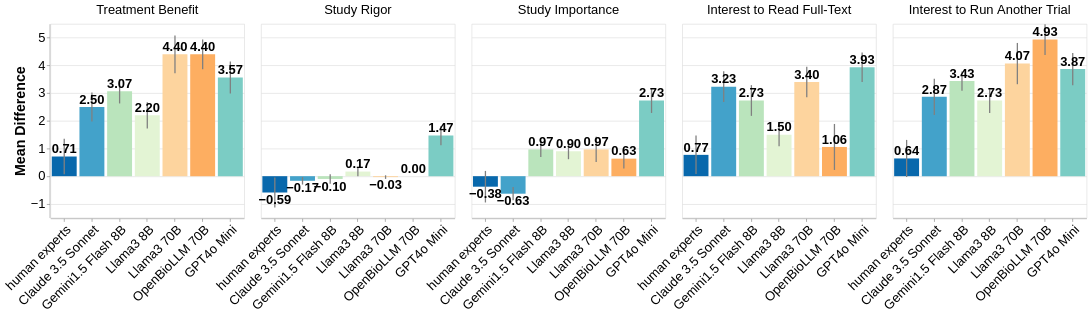

The notebook cell saved with this chart:
### Code cell
# Create a mapping for custom facet titles
facet_title_mapping = {
    'benefit': 'Treatment Benefit',
    'rigor': 'Study Rigor',
    'importance': 'Study Importance',
    'full_text': 'Interest to Read Full-Text',
    'another_trial': 'Interest to Run Another Trial'
}

# Define the desired order for the facets
facet_order = ['Treatment Benefit', 'Study Rigor', 'Study Importance', 'Interest to Read Full-Text', 'Interest to Run Another Trial']

color_mapping = {
    'human experts': '#0868ac', 
    'Claude 3.5 Sonnet': '#43a2ca',  
    'GPT4o Mini': '#7bccc4',  
    'Gemini1.5 Flash 8B': '#bae4bc',  
    'Llama3 8B': '#E3F4D4',  
    'Llama3 70B': '#fdd49e',  
    'OpenBioLLM 70B': '#fdae61'
}

method_order = ['human experts', 'Claude 3.5 Sonnet', 'GPT-4o Mini', 'Gemini1.5 Flash 8B', 'Llama3 8B', 'Llama3 70B', 'OpenBioLLM 70B']

# Apply the mapping as a calculated field
chart_data = df_for_chart.copy()
chart_data['metric'] = chart_data['metric'].map(facet_title_mapping)

# Configure global font sizes
chart_config = {
    "axis": {"labelFontSize": 20, "titleFontSize": 22},  # Axis labels and titles
    "header": {"labelFontSize": 20, "titleFontSize": 22},  # Facet headers
    "legend": {"labelFontSize": 18, "titleFontSize": 20},  # Legend labels and titles
    "text": {"fontSize": 20},  # Text mark size
}

# Bar chart
bars = alt.Chart(chart_data).mark_bar().encode(
    x=alt.X('method:N', title=None, axis=alt.Axis(labelAngle=-45), sort=method_order),
    y=alt.Y('mean_diff:Q', title='Mean Difference'),
    color=alt.Color('method:N', title='Method', legend=None, scale=alt.Scale(domain=list(color_mapping.keys()), range=list(color_mapping.values())))
).properties(
    width=300,  # Set the width to 300 pixels
    height=300  # Set the height to 300 pixels
)

# Error bars
error_bars = alt.Chart(chart_data).mark_errorbar().encode(
    alt.X("method:N", sort=method_order),
    alt.Y("ci_lower:Q").title("Mean Difference"),
    alt.Y2("ci_upper:Q"),
    strokeWidth=alt.value(2),
    color=alt.value('gray')
)

# Add value labels
text = bars.mark_text(
    align='center',
    baseline='bottom',
    fontWeight='bold',
    dy=alt.expr(expr=alt.expr.if_(alt.datum.mean_diff >= 0, -1, 22))  # Adjust the position of the text    
).encode(
    text=alt.Text('mean_diff:Q', format='.2f'),
    color=alt.value('black')  # Set text color to black
)

# Combine layers and facet
chart = alt.layer(bars, error_bars, text, data=chart_data).facet(
    column=alt.Column('metric:N', title=None, sort=facet_order),
).configure(**chart_config)  # Apply the global configuration

# save to html
chart.save("./plots/top_6_models_interpretation_by_measures.html")

chart

### Figure 1 — Vega-Lite specification as saved in the notebook (floating-point values rounded to 4 significant figures)
{"config": {"view": {"continuousWidth": 300, "continuousHeight": 300}, "axis": {"labelFontSize": 20, "titleFontSize": 22}, "header": {"labelFontSize": 20, "titleFontSize": 22}, "legend": {"labelFontSize": 18, "titleFontSize": 20}, "text": {"fontSize": 20}}, "data": {"name": "data-25f336350738877201292e0f05691aac"}, "facet": {"column": {"field": "metric", "sort": ["Treatment Benefit", "Study Rigor", "Study Importance", "Interest to Read Full-Text", "Interest to Run Another Trial"], "title": null, "type": "nominal"}}, "spec": {"layer": [{"mark": {"type": "bar"}, "encoding": {"color": {"field": "method", "legend": null, "scale": {"domain": ["human experts", "Claude 3.5 Sonnet", "GPT4o Mini", "Gemini1.5 Flash 8B", "Llama3 8B", "Llama3 70B", "OpenBioLLM 70B"], "range": ["#0868ac", "#43a2ca", "#7bccc4", "#bae4bc", "#E3F4D4", "#fdd49e", "#fdae61"]}, "title": "Method", "type": "nominal"}, "x": {"axis": {"labelAngle": -45}, "field": "method", "sort": ["human experts", "Claude 3.5 Sonnet", "GPT-4o Mini", "Gemini1.5 Flash 8B", "Llama3 8B", "Llama3 70B", "OpenBioLLM 70B"], "title": null, "type": "nominal"}, "y": {"field": "mean_diff", "title": "Mean Difference", "type": "quantitative"}}}, {"mark": {"type": "errorbar"}, "encoding": {"color": {"value": "gray"}, "strokeWidth": {"value": 2}, "x": {"field": "method", "sort": ["human experts", "Claude 3.5 Sonnet", "GPT-4o Mini", "Gemini1.5 Flash 8B", "Llama3 8B", "Llama3 70B", "OpenBioLLM 70B"], "type": "nominal"}, "y": {"field": "ci_lower", "title": "Mean Difference", "type": "quantitative"}, "y2": {"field": "ci_upper"}}}, {"mark": {"type": "text", "align": "center", "baseline": "bottom", "dy": {"expr": "if((datum.mean_diff >= 0),-1,22)"}, "fontWeight": "bold"}, "encoding": {"color": {"value": "black"}, "text": {"field": "mean_diff", "format": ".2f", "type": "quantitative"}, "x": {"axis": {"labelAngle": -45}, "field": "method", "sort": ["human experts", "Claude 3.5 Sonnet", "GPT-4o Mini", "Gemini1.5 Flash 8B", "Llama3 8B", "Llama3 70B", "OpenBioLLM 70B"], "title": null, "type": "nominal"}, "y": {"field": "mean_diff", "title": "Mean Difference", "type": "quantitative"}}}], "height": 300, "width": 300}, "$schema": "https://vega.github.io/schema/vega-lite/v5.20.1.json", "datasets": {"data-25f336350738877201292e0f05691aac": [{"metric": "Treatment Benefit", "mean_diff": 2.5, "ci_lower": 1.979, "ci_upper": 3.021, "method": "Claude 3.5 Sonnet"}, {"metric": "Study Rigor", "mean_diff": -0.1667, "ci_lower": -0.3023, "ci_upper": -0.03103, "method": "Claude 3.5 Sonnet"}, {"metric": "Study Importance", "mean_diff": -0.6333, "ci_lower": -0.8726, "ci_upper": -0.3941, "method": "Claude 3.5 Sonnet"}, {"metric": "Interest to Read Full-Text", "mean_diff": 3.233, "ci_lower": 2.68, "ci_upper": 3.787, "method": "Claude 3.5 Sonnet"}, {"metric": "Interest to Run Another Trial", "mean_diff": 2.867, "ci_lower": 2.211, "ci_upper": 3.523, "method": "Claude 3.5 Sonnet"}, {"metric": "Treatment Benefit", "mean_diff": 3.567, "ci_lower": 2.99, "ci_upper": 4.144, "method": "GPT4o Mini"}, {"metric": "Study Rigor", "mean_diff": 1.467, "ci_lower": 1.118, "ci_upper": 1.815, "method": "GPT4o Mini"}, {"metric": "Study Importance", "mean_diff": 2.733, "ci_lower": 2.283, "ci_upper": 3.183, "method": "GPT4o Mini"}, {"metric": "Interest to Read Full-Text", "mean_diff": 3.933, "ci_lower": 3.402, "ci_upper": 4.464, "method": "GPT4o Mini"}, {"metric": "Interest to Run Another Trial", "mean_diff": 3.867, "ci_lower": 3.282, "ci_upper": 4.452, "method": "GPT4o Mini"}, {"metric": "Treatment Benefit", "mean_diff": 3.067, "ci_lower": 2.627, "ci_upper": 3.507, "method": "Gemini1.5 Flash 8B"}, {"metric": "Study Rigor", "mean_diff": -0.1, "ci_lower": -0.272, "ci_upper": 0.072, "method": "Gemini1.5 Flash 8B"}, {"metric": "Study Importance", "mean_diff": 0.9667, "ci_lower": 0.693, "ci_upper": 1.24, "method": "Gemini1.5 Flash 8B"}, {"metric": "Interest to Read Full-Text", "mean_diff": 2.733, "ci_lower": 2.178, "ci_upper": 3.289, "method": "Gemini1.5 Flash 8B"}, {"metric": "Interest to Run Another Trial", "mean_diff": 3.433, "ci_lower": 3.086, "ci_upper": 3.781, "method": "Gemini1.5 Flash 8B"}, {"metric": "Treatment Benefit", "mean_diff": 2.2, "ci_lower": 1.726, "ci_upper": 2.674, "method": "Llama3 8B"}, {"metric": "Study Rigor", "mean_diff": 0.1667, "ci_lower": 0.001652, "ci_upper": 0.3317, "method": "Llama3 8B"}, {"metric": "Study Importance", "mean_diff": 0.9, "ci_lower": 0.6126, "ci_upper": 1.187, "method": "Llama3 8B"}, {"metric": "Interest to Read Full-Text", "mean_diff": 1.5, "ci_lower": 1.082, "ci_upper": 1.918, "method": "Llama3 8B"}, {"metric": "Interest to Run Another Trial", "mean_diff": 2.733, "ci_lower": 2.283, "ci_upper": 3.183, "method": "Llama3 8B"}, {"metric": "Treatment Benefit", "mean_diff": 4.4, "ci_lower": 3.718, "ci_upper": 5.082, "method": "Llama3 70B"}, {"metric": "Study Rigor", "mean_diff": -0.03333, "ci_lower": -0.09867, "ci_upper": 0.032, "method": "Llama3 70B"}, {"metric": "Study Importance", "mean_diff": 0.9667, "ci_lower": 0.5113, "ci_upper": 1.422, "method": "Llama3 70B"}, {"metric": "Interest to Read Full-Text", "mean_diff": 3.4, "ci_lower": 2.847, "ci_upper": 3.953, "method": "Llama3 70B"}, {"metric": "Interest to Run Another Trial", "mean_diff": 4.067, "ci_lower": 3.321, "ci_upper": 4.812, "method": "Llama3 70B"}, {"metric": "Treatment Benefit", "mean_diff": 4.4, "ci_lower": 3.863, "ci_upper": 4.937, "method": "OpenBioLLM 70B"}, {"metric": "Study Rigor", "mean_diff": 0.0, "ci_lower": 0.0, "ci_upper": 0.0, "method": "OpenBioLLM 70B"}, {"metric": "Study Importance", "mean_diff": 0.6333, "ci_lower": 0.2757, "ci_upper": 0.991, "method": "OpenBioLLM 70B"}, {"metric": "Interest to Read Full-Text", "mean_diff": 1.056, "ci_lower": 0.225, "ci_upper": 1.886, "method": "OpenBioLLM 70B"}, {"metric": "Interest to Run Another Trial", "mean_diff": 4.933, "ci_lower": 4.378, "ci_upper": 5.489, "method": "OpenBioLLM 70B"}, {"metric": "Treatment Benefit", "mean_diff": 0.71, "ci_lower": 0.07, "ci_upper": 1.35, "method": "human experts"}, {"metric": "Study Rigor", "mean_diff": -0.59, "ci_lower": -1.13, "ci_upper": -0.05, "method": "human experts"}, {"metric": "Study Importance", "mean_diff": -0.38, "ci_lower": -0.95, "ci_upper": 0.19, "method": "human experts"}, {"metric": "Interest to Read Full-Text", "mean_diff": 0.77, "ci_lower": 0.08, "ci_upper": 1.47, "method": "human experts"}, {"metric": "Interest to Run Another Trial", "mean_diff": 0.64, "ci_lower": -0.03, "ci_upper": 1.31, "method": "human experts"}]}}
